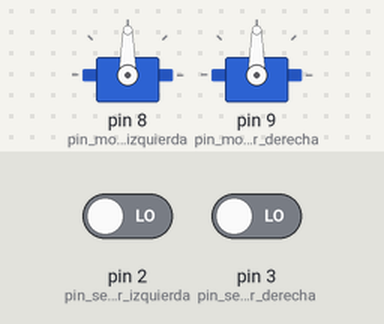
The sketch below on a simulated Arduino Uno, built with avr-gcc and run on an emulated ATmega328P. On the bench: 2 × servo. The inputs (shaded band) are chosen by the test bench; at power-on: pin 2 (pin_sensor_izquierda) LOW, pin 3 (pin_sensor_derecha) LOW.

Above: at 1.2 s.
1.3 s: pin 2 (pin_sensor_izquierda) driven HIGH
At 2.0 s:
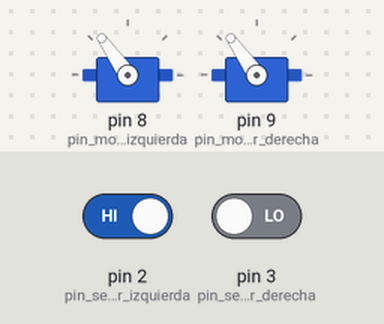
2.8 s: pin 3 (pin_sensor_derecha) driven HIGH
At 3.2 s:
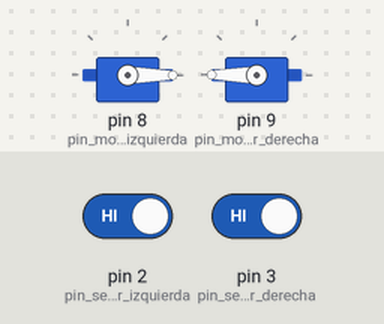
4.3 s: pin 2 (pin_sensor_izquierda) driven LOW
At 5.5 s:
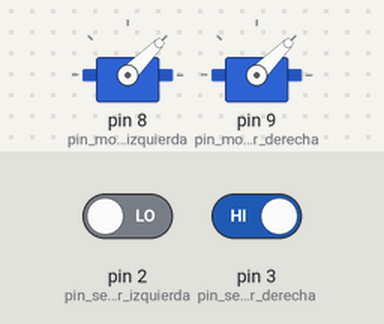
5.8 s: pin 3 (pin_sensor_derecha) driven LOW
At 6.8 s:
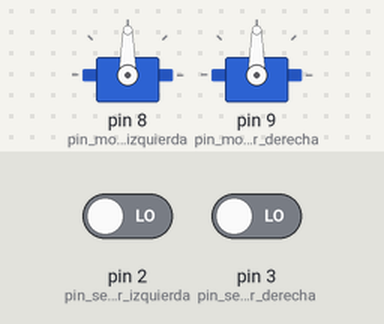
Timing chart, 0 to 8.3 s (numbered marks = the images above; inputs shaded):
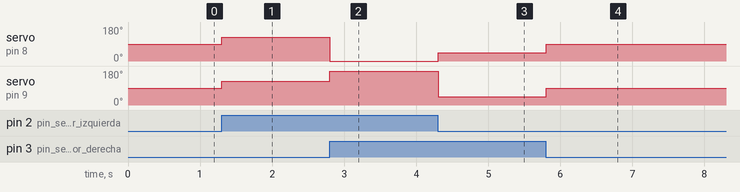

Measured:
- after the input at 1.3 s, servo on pin 8 (pin_motor_izquierda), servo on pin 9 (pin_motor_derecha): 90° → 125° at once
- after the input at 2.8 s, servo on pin 8 (pin_motor_izquierda): 125° → 0° at once; servo on pin 9 (pin_motor_derecha): 125° → 180° at once
- after the input at 4.3 s, servo on pin 8 (pin_motor_izquierda): 0° → 45° at once; servo on pin 9 (pin_motor_derecha): 180° → 45° at once
- after the input at 5.8 s, servo on pin 8 (pin_motor_izquierda), servo on pin 9 (pin_motor_derecha): 45° → 90° at once

The sketch:

ejercicio7.1.ino
```cpp
/* Ejercicio7.1 - Sigue Líneas
  Ana Escobar Llamazares
  Alberto Freije Carballo
  Luis Carlos Hurlé Fleitas
*/
#include <Servo.h>
Servo servoIzq;
Servo servoDer;

const int pin_sensor_izquierda = 2;
const int pin_sensor_derecha = 3;
const int pin_motor_izquierda = 8;
const int pin_motor_derecha = 9;

const int NO_LINEA = 0; // FALSE
const int LINEA = 1;  // TRUE

void setup(){

  pinMode(pin_sensor_izquierda, INPUT);
  pinMode(pin_sensor_derecha, INPUT);

  pinMode(pin_motor_izquierda, OUTPUT);
  pinMode(pin_motor_derecha, OUTPUT);

  servoIzq.attach(pin_motor_izquierda);
  servoDer.attach(pin_motor_derecha);

}

void loop() {

    int resultado_izquierda = digitalRead(pin_sensor_izquierda);
    int resultado_derecha = digitalRead(pin_sensor_derecha);

    if ((resultado_izquierda == LINEA) && (resultado_derecha == LINEA)) {
        avanzar(100);
    }else if ((resultado_izquierda == NO_LINEA) && (resultado_derecha == LINEA)) {
        girar_izquierda(100);
    }else if ((resultado_izquierda == LINEA) && (resultado_derecha == NO_LINEA)) {
        girar_derecha(100);
    }else{
		stop();
	}

}

void avanzar(int num) {
    servoIzq.write(0);
    servoDer.write(180);
    delay(num);
}

void girar_derecha (int num) {
    servoIzq.write(125);
    servoDer.write(125);
    delay(num);
}

void girar_izquierda(int num) {
    servoIzq.write(45);
    servoDer.write(45);
    delay(num);
}

void stop() {
  servoIzq.write(90);
  servoDer.write(90);
}
```
